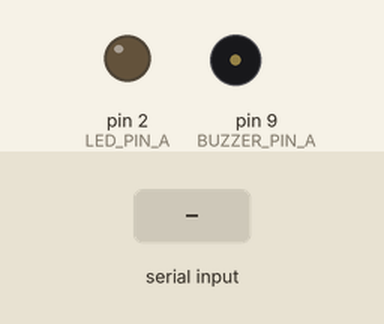
Recording of a sketch running on a simulated Arduino Uno, built with avr-gcc and run on an emulated ATmega328P. On the bench: output pins drawn as LEDs (lit = HIGH), buzzer (waves = sounding). The test bench sets the inputs (shaded band).

Above: at 1.2 s.
1.3 s: "LED_ON\n" received over Serial
At 2.4 s:
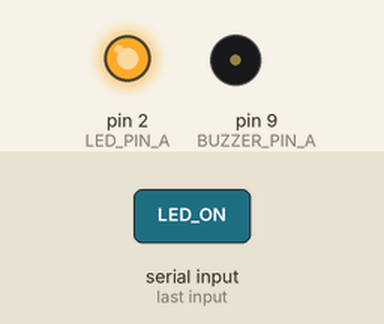
2.8 s: "BUZZER_ON\n" received over Serial
At 3.6 s:
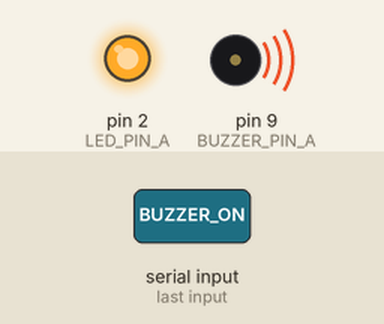
4.3 s: "LED_OFF\n" received over Serial
At 4.7 s:
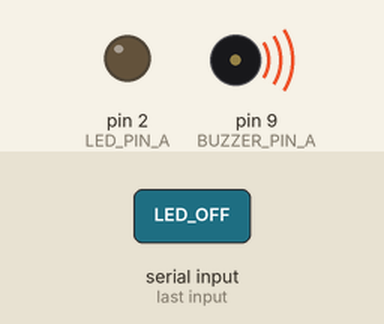
5.8 s: "BUZZER_OFF\n" received over Serial
At 7.1 s:
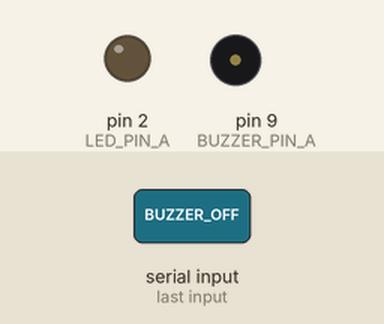
Timing chart, 0 to 8.3 s (numbered marks = the images above; inputs shaded):
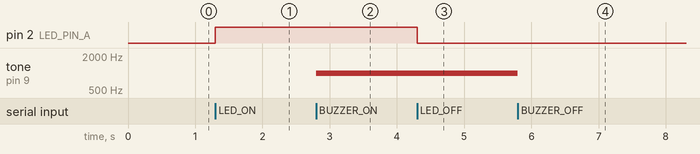

The sketch:

schoomy_control.ino
```cpp
// schoomy_control.ino
// スクーミー ユニバーサル双方向制御ファームウェア
// オレンジボード（USB）・ブルーボード（BLE）両対応

// ── ピン定義 ──────────────────────────────
// オレンジボード
#define LED_PIN_A     2
#define BUZZER_PIN_A  9
#define SEG_DATA_A    10

// ブルーボード
#define LED_PIN_B     2
#define BUZZER_PIN_B  4
#define SEG_DATA_B    13

// ── 使用するピン（ボードに合わせて切り替え） ──
// デフォルトはオレンジボード。ブルーボードの場合は _B に変更。
static const int LED_PIN    = LED_PIN_A;
static const int BUZZER_PIN = BUZZER_PIN_A;
static const int SEG_DATA   = SEG_DATA_A;

// ── ダミーセンサー値（後でエンジニアが実センサーに差し替え） ──
static float val1 = 1.0;
static float val2 = 2.0;
static float val3 = 3.0;

// ── 7SEG簡易表示（1桁、共通カソード想定） ──
//   セグメント a-g を SEG_DATA ピンにシリアル出力する簡易実装。
//   実際のハードウェアに合わせて書き換えてください。
static const byte DIGITS[10] = {
  0b0111111, // 0
  0b0000110, // 1
  0b1011011, // 2
  0b1001111, // 3
  0b1100110, // 4
  0b1101101, // 5
  0b1111101, // 6
  0b0000111, // 7
  0b1111111, // 8
  0b1101111  // 9
};

void show7SEG(int num) {
  if (num < 0) num = 0;
  if (num > 9) num = num % 10; // 1桁のみ表示
  shiftOut(SEG_DATA, SEG_DATA, MSBFIRST, DIGITS[num]);
}

void clear7SEG() {
  shiftOut(SEG_DATA, SEG_DATA, MSBFIRST, 0b0000000);
}

void setup() {
  Serial.begin(115200);

  pinMode(LED_PIN, OUTPUT);
  pinMode(BUZZER_PIN, OUTPUT);
  pinMode(SEG_DATA, OUTPUT);

  digitalWrite(LED_PIN, LOW);
  noTone(BUZZER_PIN);
  clear7SEG();
}

void loop() {
  if (!Serial.available()) return;

  String cmd = Serial.readStringUntil('\n');
  cmd.trim();
  if (cmd.length() == 0) return;

  if (cmd == "LED_ON") {
    digitalWrite(LED_PIN, HIGH);
  }
  else if (cmd == "LED_OFF") {
    digitalWrite(LED_PIN, LOW);
  }
  else if (cmd == "BUZZER_ON") {
    tone(BUZZER_PIN, 1000);
  }
  else if (cmd == "BUZZER_OFF") {
    noTone(BUZZER_PIN);
  }
  else if (cmd.startsWith("NUM:")) {
    int num = cmd.substring(4).toInt();
    show7SEG(num);
  }
  else if (cmd == "CLR") {
    clear7SEG();
  }
  else if (cmd == "GET") {
    Serial.print(val1, 1);
    Serial.print(",");
    Serial.print(val2, 1);
    Serial.print(",");
    Serial.println(val3, 1);
  }
}
```

Measured:
- after the input at 1.3 s, pin 2 (LED_PIN_A): LOW → HIGH at once
- after the input at 2.8 s, tone on pin 9 (BUZZER_PIN_A): silent → 1000 Hz at once
- after the input at 4.3 s, pin 2 (LED_PIN_A): HIGH → LOW at once
- after the input at 5.8 s, tone on pin 9 (BUZZER_PIN_A): 1000 Hz → silent at once
